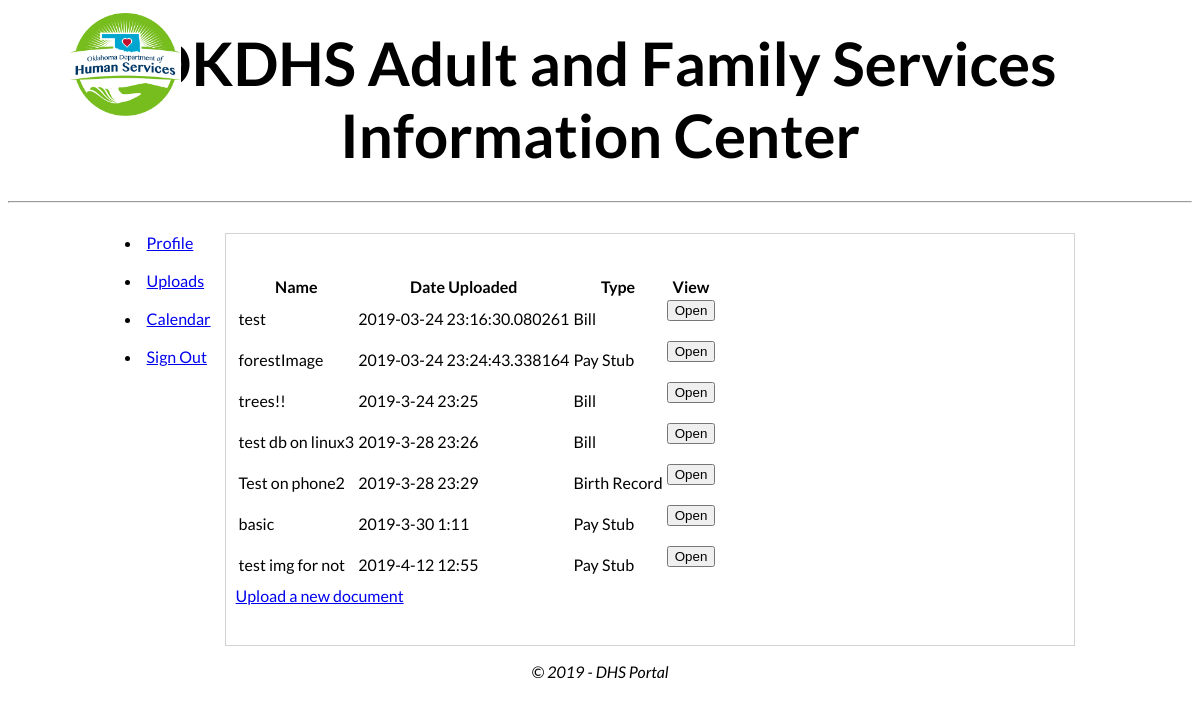
Page /uploads (signed in) on the earlier database version.
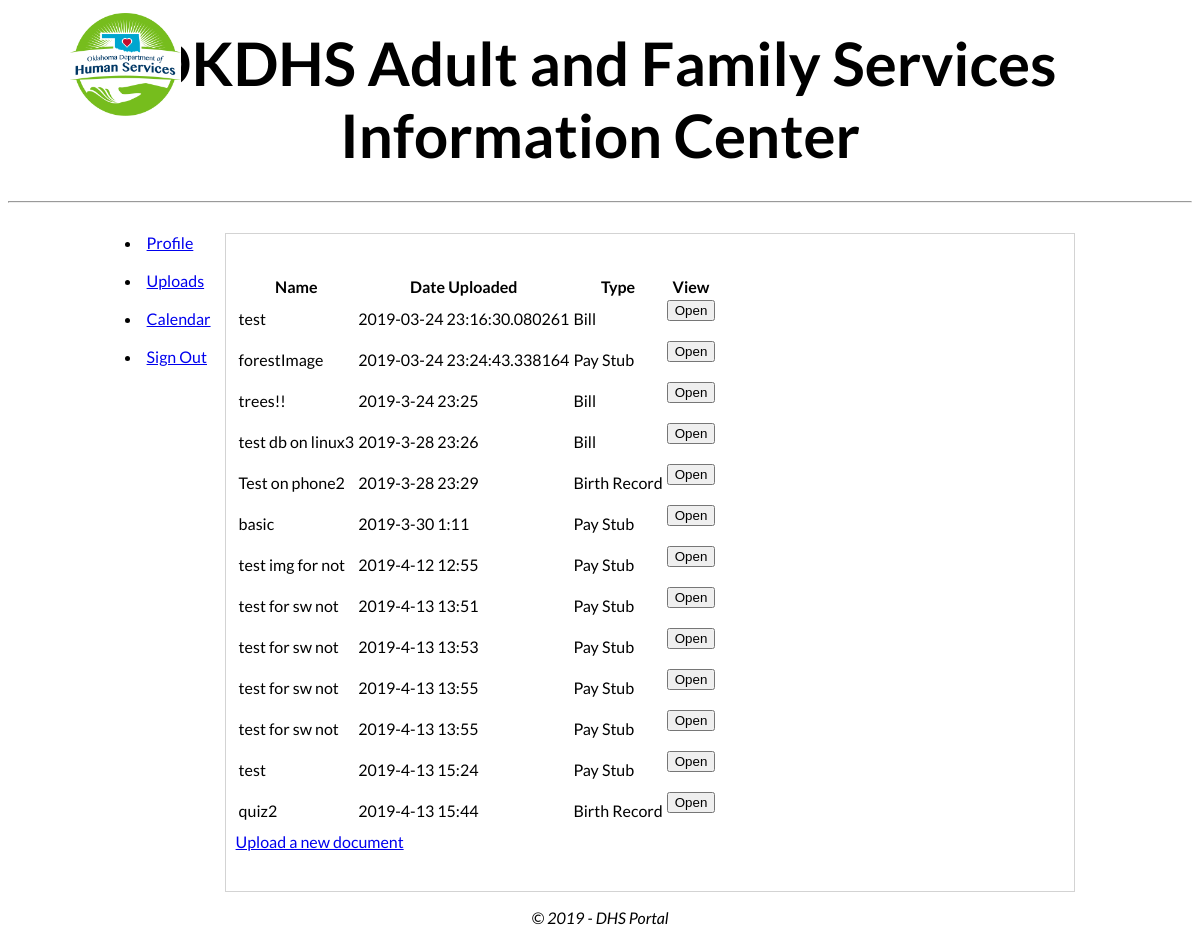
Same page on the later database version.
### tables this page shows
CREATE TABLE "Uploads" (
	"UID_Uploads"	INTEGER NOT NULL PRIMARY KEY AUTOINCREMENT UNIQUE,
	"Client_UID"	INTEGER NOT NULL,
	"Date_Uploaded"	NUMERIC NOT NULL,
	"Document_Type"	INTEGER NOT NULL
, "File_Name"	TEXT NOT NULL DEFAULT 'User_Upload', "Doc_Name"	TEXT NOT NULL DEFAULT 'User_Upload');

CREATE TABLE "Document_Type" (
	"UID_Document_Type"	INTEGER NOT NULL PRIMARY KEY AUTOINCREMENT UNIQUE,
	"Document_Type_Name"	TEXT NOT NULL
);

### FlaskWebProject/userViews.py (the view)
@bp.route('/uploads')
@login_required
def uploads():
	queryStr = """SELECT Uploads.*, Document_Type.Document_Type_Name
					FROM Uploads
					INNER JOIN Document_Type ON Uploads.Document_Type=Document_Type.UID_Document_Type
					WHERE Client_UID=?;"""
	uploadList = query_db(queryStr, (g.user['UID_Users'],))
	return render_template(
		'userViews/uploads.html',
		title='Uploads Page',
		year=datetime.now().year,
		uploads=uploadList
		)

### FlaskWebProject/auth.py (called while the page is built)
@bp.before_app_request
def load_logged_in_user():
	user_id = session.get('user_id')
	if user_id is None:
		g.user = None
	else:
		sqlQuery = 'SELECT * FROM Users WHERE UID_Users = ?'
		from . import db
		database = db.getDB()
		g.user = database.execute(sqlQuery, (user_id,)).fetchone()

def login_required(view):
	@functools.wraps(view)
	def wrapped_view(**kwargs):
		if g.user is None:
			return redirect(url_for('auth.login'))
		return view(**kwargs)
	return wrapped_view

### FlaskWebProject/db.py (called while the page is built)
def getDB():
	if 'db' not in g:
		g.db = sqlite3.connect(current_app.config['DATABASE'], detect_types = sqlite3.PARSE_DECLTYPES)
		g.db.row_factory = sqlite3.Row
	return g.db

def closeDB(e=None):
	db = g.pop('db', None)
	if db is not None:
		db.close()

def query_db(query, args=(), one=False):
	cur = getDB().execute(query, args)
	rv = cur.fetchall()
	cur.close()
	closeDB()
	return (rv[0] if rv else None) if one else rv

### FlaskWebProject/templates/userViews/uploads.html (shortened to what this page needs)
﻿{% extends "layout.html" %}
{% block content %}
	<table>
		<tr>
			<th>Name</th>
			<th>Date Uploaded</th>
			<th>Type</th>
			<th>View</th>
		</tr>
		{% for upload in uploads %}
			<tr>
				<td>{{ upload.Doc_Name|e }}</td>
				<td>{{ upload.Date_Uploaded|e }}</td>
				<td>{{ upload.Document_Type_Name|e }}</td>
				<td>
                    <form action="/uploads/render" method="post" target="_blank">
                        <input type="submit" name="renderImage" value="Open" />
                    </form>
				</td>
			</tr>
		{% endfor %}
	</table>
	<a href="/uploads/upload_document">Upload a new document</a>
{% endblock content %}

### FlaskWebProject/templates/layout.html (shortened to what this page needs)
﻿<!DOCTYPE html>
<html>
    <head>
        <link rel="stylesheet" type="text/css" href="/static/content/site.css" />
    </head>
    <body>
        <div style="position: absolute; top: 13px; left: 70px;">
            <img style="width: 60%;" src="/static/img/logo.png">
        </div>
        <div class="title">
            OKDHS Adult and Family Services Information Center
            <hr />
        </div>
        <div class="content-container">
            <div class="navbar">
                <li><a href="{{ url_for('userViews.profile') }}">Profile</a></li>
                {% if g.user['Social_Worker'] == 1 %}
                    <br />
                    <li><a href="{{ url_for('userViews.notifications') }}">Notifications</a></li>
                    <br />
                    <li><a href="{{ url_for('userViews.my_clients') }}">My Clients</a></li>
                {% else %}
                    <br />
                    <li><a href="{{ url_for('userViews.uploads') }}">Uploads</a></li>
                    <br />
                    <li><a href="{{ url_for('userViews.calendar') }}">Calendar</a></li>
                {% endif %}
                    <br />
                    <li><a href="{{ url_for('auth.logout') }}">Sign Out</a></li>
            </div>
            <div class="content">
                    {% block content %}{% endblock %}
            </div>
        </div>
        <div>
            <footer style="margin-top: 10px; text-align: center">
                <p><i>&copy; {{ year }} - DHS Portal</i></p>
            </footer>
        </div>
    </body>
</html>

### FlaskWebProject/static/content/site.css (style rules this page uses)
body { font-family: 'Lato', sans-serif; }
.content-container { display: flex; justify-content: center; align-items: flex-start; }
.content { display: inline-block; width: 70%; padding: 40px 10px 40px 10px; border: 1px solid lightgrey }
.title { text-align: center; font-size: 60px; font-weight: bold; }
.navbar { width: 100px; }
input, select, textarea { max-width: 280px; }

Differences in the rows shown:
added Uploads: Doc_Name "test for sw not", Date_Uploaded "2019-4-13 13:51", Document_Type_Name "Pay Stub"
added Uploads: Doc_Name "test for sw not", Date_Uploaded "2019-4-13 13:53", Document_Type_Name "Pay Stub"
added Uploads: Doc_Name "test for sw not", Date_Uploaded "2019-4-13 13:55", Document_Type_Name "Pay Stub"
added Uploads: Doc_Name "test for sw not", Date_Uploaded "2019-4-13 13:55", Document_Type_Name "Pay Stub"
added Uploads: Doc_Name "test", Date_Uploaded "2019-4-13 15:24", Document_Type_Name "Pay Stub"
added Uploads: Doc_Name "quiz2", Date_Uploaded "2019-4-13 15:44", Document_Type_Name "Birth Record"
